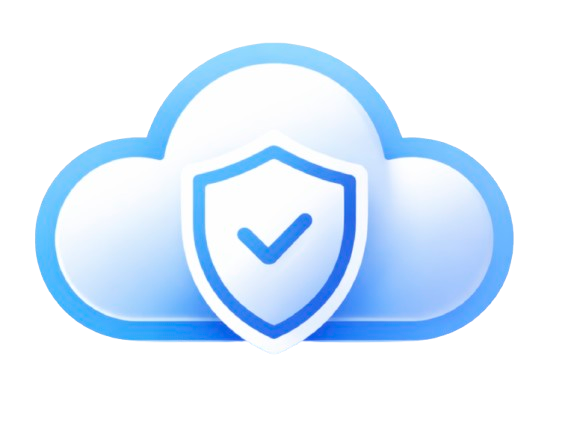
#> input picture public/logo.png, 574 x 434 px
$ python pad_image.py
#> lines starting #> are read from the running program, lines starting #| are printed output that depends on the picture
#> further down, img is the input picture: PIL image 574x434 RGBA; mean R, G, B, A 78.3, 93.7, 109.1, 109.4
from PIL import Image

def make_square(im, fill_color=(255, 255, 255, 0)):
#> called with fill_color = (255, 255, 255, 0)
    x, y = im.size
#> x = 574; y = 434
    size = max(x, y)
#> size = 574
    new_im = Image.new('RGBA', (size, size), fill_color)
    new_im.paste(im, (int((size - x) / 2), int((size - y) / 2)))
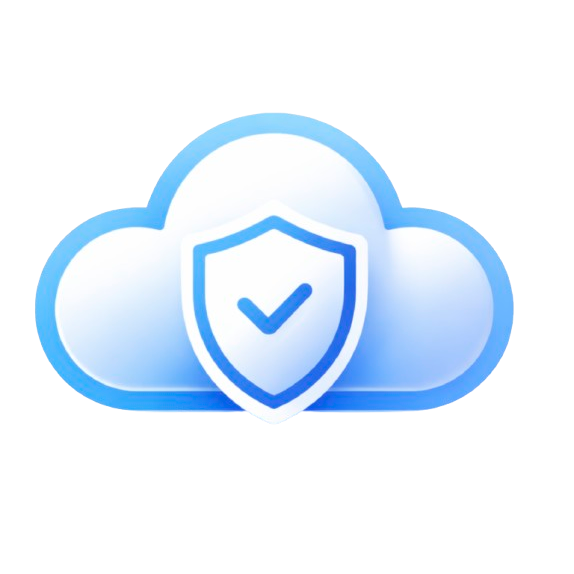
#> new_im: PIL image 574x574 RGBA; mean R, G, B, A 121.4, 133, 144.7, 82.7; transparent parts drawn white
    return new_im

img = Image.open('public/logo.png').convert("RGBA")
square_img = make_square(img)
square_img.save('public/icon.png', 'PNG')
